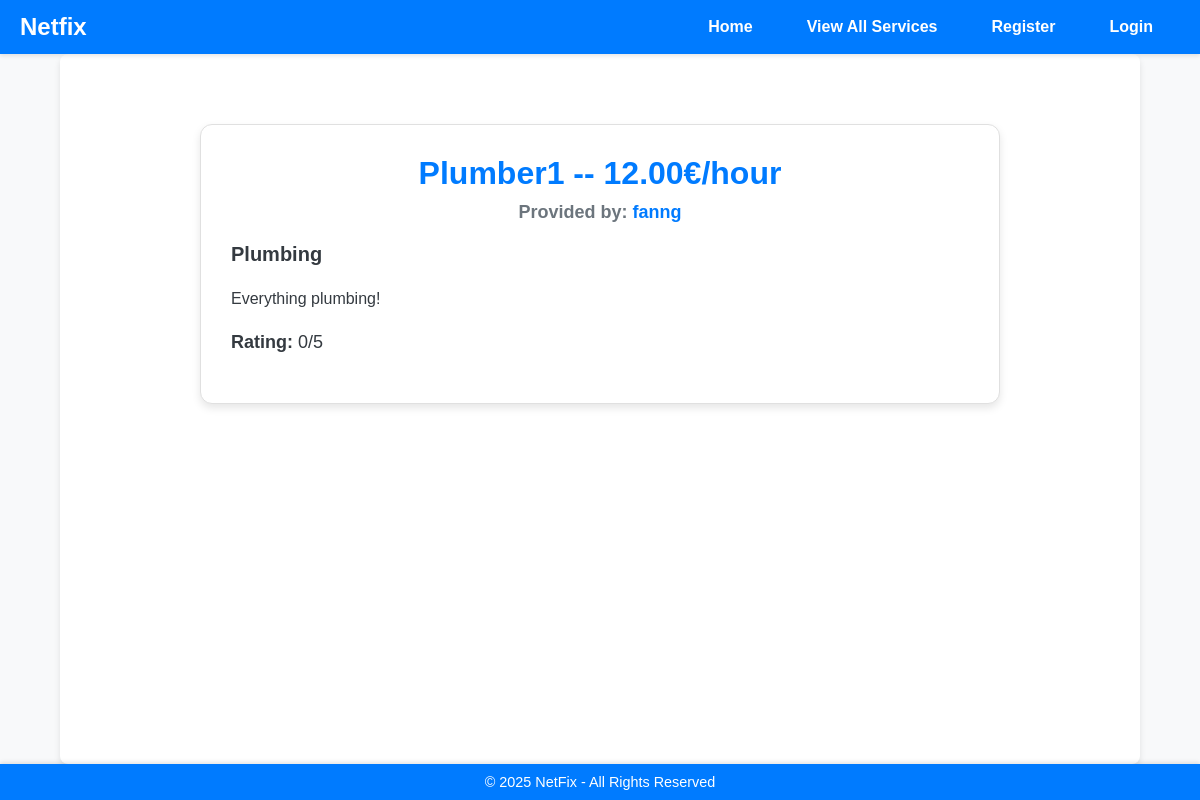
The app's page /services/1/, older data.
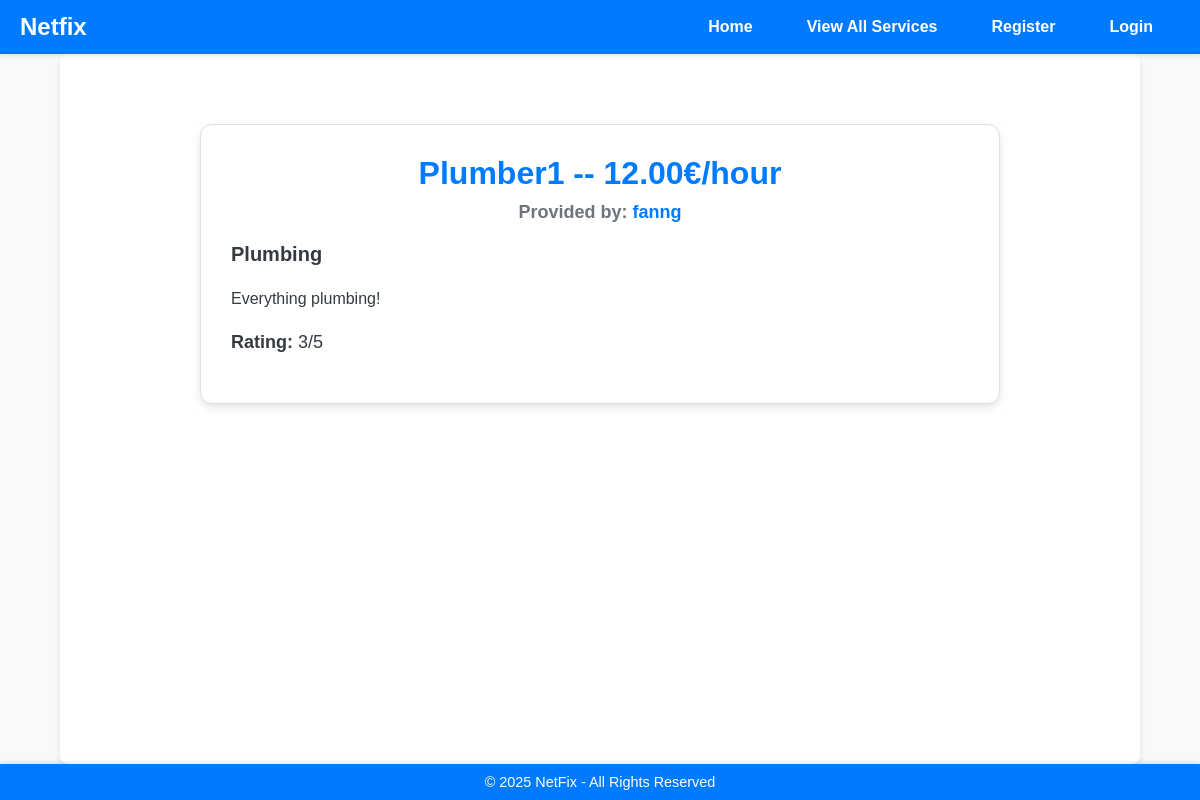
The same page, newer data.
### services/models.py (models this page shows, shortened)
class Service(models.Model):
    FIELD_CHOICES = (
        ('Air Conditioner', 'Air Conditioner'),
        ('Carpentry', 'Carpentry'),
        ('Electricity', 'Electricity'),
        ('Gardening', 'Gardening'),
        ('Home Machines', 'Home Machines'),
        ('Housekeeping', 'Housekeeping'),
        ('Interior Design', 'Interior Design'),
        ('Locks', 'Locks'),
        ('Painting', 'Painting'),
        ('Plumbing', 'Plumbing'),
        ('Water Heaters', 'Water Heaters'),
    )
    company = models.ForeignKey(Company, on_delete=models.CASCADE)
    name = models.CharField(max_length=40)
    description = models.TextField()
    price_hour = models.DecimalField(decimal_places=2, max_digits=5, validators=[MinValueValidator(0.00)])
    rating = models.IntegerField(validators=[MinValueValidator(0), MaxValueValidator(5)], default=0)
    field = models.CharField(max_length=30, choices=FIELD_CHOICES)
    date_created = models.DateTimeField(auto_now_add=True)

### users/models.py (models this page shows, shortened)
class Company(models.Model):
    FIELD_CHOICES = (
        ('Air Conditioner', 'Air Conditioner'),
        ('All in One', 'All in One'),
        ('Carpentry', 'Carpentry'),
        ('Electricity', 'Electricity'),
        ('Gardening', 'Gardening'),
        ('Home Machines', 'Home Machines'),
        ('Housekeeping', 'Housekeeping'),
        ('Interior Design', 'Interior Design'),
        ('Locks', 'Locks'),
        ('Painting', 'Painting'),
        ('Plumbing', 'Plumbing'),
        ('Water Heaters', 'Water Heaters'),
    )
    user = models.OneToOneField(User, on_delete=models.CASCADE, primary_key=True)
    name = models.CharField(max_length=100, default='unknown')
    field = models.CharField(max_length=70, choices=FIELD_CHOICES, blank=False, null=False)
    rating = models.IntegerField(validators=[MaxValueValidator(5), MinValueValidator(0)], default=0)
    profile_image = models.ImageField(upload_to='company_images/', blank=True, null=True)

class User(AbstractUser):
    is_company = models.BooleanField(default=False)
    is_customer = models.BooleanField(default=False)
    email = models.EmailField(unique=True)  # Ensure email is unique and correctly set up

### services/views.py (the view)
# urls.py: path('<int:id>/', v.service_detail, name='service_detail'),
def service_detail(request, id):
    service = get_object_or_404(Service, id=id)
    company = service.company  # Get the company that created the service
    user_rating = None
    if request.user.is_authenticated:
        user_rating = ServiceRating.objects.filter(service=service, user=request.user).first()
    if request.method == 'POST' and user_rating is None:
        form = ServiceRatingForm(request.POST)
        if form.is_valid():
            rating = form.save(commit=False)
            rating.service = service
            rating.user = request.user
            rating.save()
            update_service_rating(service)
            return redirect('services:service_detail', id=service.id)
    else:
        form = ServiceRatingForm()
    return render(request, 'services/service_detail.html', {
        'service': service,
        'company': company,
        'form': form,
        'user_rating': user_rating
    })

### services/templates/services/service_detail.html (shortened to what this page needs)
{% extends 'main/base.html' %}
{% load static %}
{% block content %}
<div class="service-detail-container">
    <div class="service-info-header">
        <h1>{{ service.name }} -- {{ service.price_hour }}€/hour</h1>
        <h5>
            Provided by:
            <a href="{% url 'users:company_profile' username=service.company.user.username %}">
                {{ service.company.user.username }}
            </a>
        </h5>
    </div>
    <h3 class="service-field">{{ service.field }}</h3>
    <p class="service-description">{{ service.description }}</p>
    <p class="service-rating"><strong>Rating:</strong> {{ service.rating }}/5</p>
</div>
{% endblock %}

Row changes from the older to the newer data that the page shows:
changed Service "Plumber1": rating "0" → "3"
